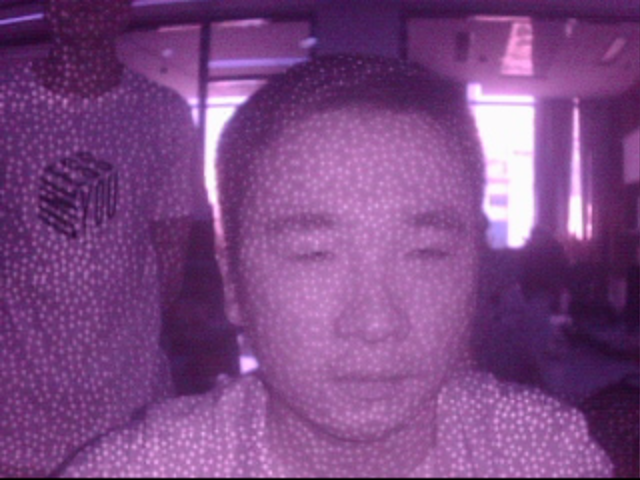
//> input picture Learning_Opencv/Learning_Opencv/InputImg/image1.bmp, 640 x 480 px
$ ./main   (built with g++ and OpenCV 4)
//> lines starting //> are read from the running program, lines starting //| are printed output that depends on the picture; after the words box and inside, x2 and y2 are one past the last pixel; in counts of white or black regions, pixels touching at a corner belong together
### Learning_Opencv/Learning_Opencv/all.h
#include <iostream>
#include <opencv2/core/core.hpp>
#include <opencv2/imgproc.hpp>
#include <opencv2/highgui/highgui.hpp>
using namespace cv;
using namespace std;

//加载图像
// void imread(const String& filename, int flags = IMREAD_COLOR);

 //显示图像
// void imshow(const String& winname, InputArray mat);

 //等待键盘按下，延时作用
// int waitKey(int delay = 0);

 //将图片保存到磁盘中
// void imwrite(const String& filename, InputArray img,const std::vector<int>& params = std::vector<int>());

//图像混合，计算两幅图像的加权和
// void addWeighted(InputArray src1,double alpha, InputArray src2,double beta, double gamma, OutputArray dst, int dtype = -1);

//创建一个可以调整数值的轨迹条，并附加到指定的窗口上
 //int createTrackbar(const String& trackbarname, const String& winname,int* value, int count, TrackbarCallback onChange = 0, void* userdata = 0);

 //掩膜mask  多值图像或二维数组 ；用选定的图像、图形或物体，对处理的图像（全部或局部）进行遮挡，来控制图像处理的区域或处理过程

 //多通道的数组分离成几个单通道的数组
 //void split(const Mat& src, Mat*mvbegin);
 //void split(InputArray m, OutputArrayOfArrays mv);

 //将多个数组组合合成一个多通道的数组
// void merge(const Mat* mv, size_tcount, OutputArray dst);
//void merge(InputArrayOfArrays mv, OutputArray dst);

//访问图像像素 指针访问
//for (int row = 0; row < mat.rows; row++)
//{
//	for (int col = 0; col < mat.cols; col++)
//	{
//		Vec3b *c = mat.ptr<Vec3b>(row, col);
//		c->val[0] = 0;      //B
//		c->val[1] = 255;    //G
//		c->val[2] = 0;      //R
//	}
//}

//at 访问  mat.at<Vec3b>(row,col)[c]
//for (int row = 0; row < mat.rows; row++)
//{
//	for (int col = 0; col < mat.cols; col++)
//	{
//		Vec3b &m = mat.at<Vec3b>(row, col);
//		m[0] = 100;
//		m[1] = 100;
//		m[2] = 100;
//	}
//}

//迭代器访问
//auto it = mat.begin<Vec3b>();
//auto it_end = mat.end<Vec3b>();
//for (; it != it_end; it++)
//{
//	(*it).val[0] = 0;   //B
//	(*it).val[1] = 0;   //G
//	(*it).val[2] = 255; //R
//}

//改变图像对比度和亮度调整
void ChangeGain(Mat &src, Mat &des, float a, int b);

//直线拟合
void fitLine(InputArray points, OutputArray line, int distType, double param, double reps, double aeps);
	// 待输入点集（一般为二维数组或vector点集）,输出点集（一个是方向向量，另一个是拟合直线上的点）,（Vec4f（2d)或Vec6f(3d)的vector）,距离类型,距离参数,径向的精度参数
   // 角度精度参数

   //两幅图像混合
void on_trackbar(int, void*);

//图像的通道分离与合并】
void SplitMerge(const Mat &srcImage,
	const Mat &logoImage,
	Mat &outputImage,
	int splitChannel);

//直线拟合
Mat line_fit();

//线性滤波

### Learning_Opencv/Learning_Opencv/function_list.cpp
#include "all.h"


//改变图像对比度和亮度调整
// [66 lines left out: functions ChangeGain, on_trackbar, SplitMerge, not called in this run]

//直线拟合
Mat line_fit() {
	cv::Mat image = cv::Mat::zeros(480, 640, CV_8UC3);

	//输入拟合点
	std::vector<cv::Point> points;
	points.push_back(cv::Point(48, 58));
	points.push_back(cv::Point(105, 98));
	points.push_back(cv::Point(155, 160));
	points.push_back(cv::Point(212, 220));
	points.push_back(cv::Point(248, 260));
	points.push_back(cv::Point(320, 300));
	points.push_back(cv::Point(350, 360));
	points.push_back(cv::Point(412, 400));

	//将拟合点绘制到空白图上
	for (int i = 0; i < points.size(); i++)
	{
		cv::circle(image, points[i],
			5, cv::Scalar(0, 0, 255), 2, 8, 0);
	}

	cv::Vec4f line_para;
	cv::fitLine(points, line_para,
		cv::DIST_L2, 0, 1e-2, 1e-2);

	std::cout << "line_para = "
		<< line_para << std::endl;

	//获取点斜式的点和斜率
	cv::Point point0;
	point0.x = line_para[2];
	point0.y = line_para[3];

	double k = line_para[1] / line_para[0];

	//计算直线的端点(y = k(x - x0) + y0)
	cv::Point point1, point2;
	point1.x = 0;
	point1.y = k * (0 - point0.x) + point0.y;
	point2.x = 640;
	point2.y = k * (640 - point0.x) + point0.y;

	cv::line(image, point1, point2,
		cv::Scalar(0, 255, 0), 2, 8, 0);

	return image;
}

### Learning_Opencv/Learning_Opencv/main.cpp
#include "all.h"

//core 定义基本数据类型
//imgproc 线性和非线性图像滤波，几何变换，仿射和透视扭曲，颜色空间转换，直方图
//video 视频分析模块，运动估计  对象跟踪
//calib3d 相机校准  3D重建
//feature2d 2D特征框架，特征检测器，描述符 描述符匹配器
//objectect 检测预定义类的对象和实例  面部  人 汽车
//highui 使用的简单UI功能界面
//I/O  视频捕获和视频编码器接口


const int alpha_slider_max = 100;
int alpha_slider;
double alpha;
double beta;
Mat src1, src2, src3, dst12,image;
//两幅图像的混合
static void on_trackbar(int, void*)
{
	alpha = (double)alpha_slider \
		/ alpha_slider_max;
	beta = (1.0 - alpha);
	// 对两幅图像进行混合
	addWeighted(src1, alpha, src2,
		beta, 0.0, dst12);
	// 显示图像
	imshow("Linear Blend", dst12);
}

int main()
{

	src1 = imread("./InputImg/image1.bmp", IMREAD_ANYDEPTH | IMREAD_ANYCOLOR);
//> src1 is the input picture: 480 rows x 640 cols, CV_8UC3; mean B, G, R 132.3, 71.8, 124.8
	src2 = imread("./InputImg/image2.bmp", IMREAD_ANYDEPTH | IMREAD_ANYCOLOR);
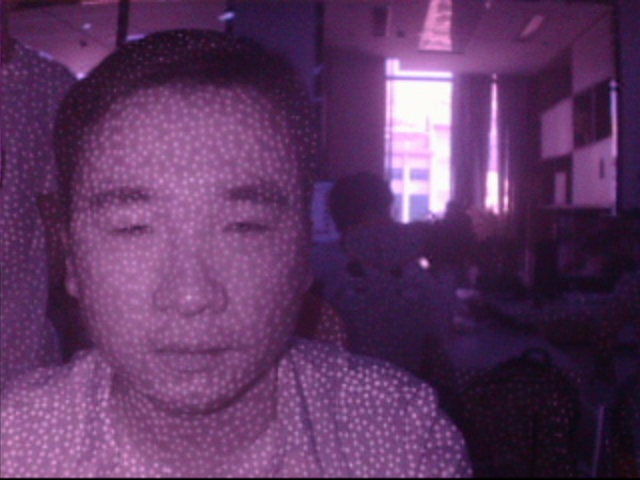
//> input picture Learning_Opencv/Learning_Opencv/InputImg/image2.bmp, 640 x 480 px
//> src2 is the input picture: 480 rows x 640 cols, CV_8UC3; mean B, G, R 98.8, 55, 94.9
	//imshow("src1", src1);
	//imshow("src2", src2);

	src3 = imread("./InputImg/image1.png", IMREAD_ANYDEPTH | IMREAD_ANYCOLOR);
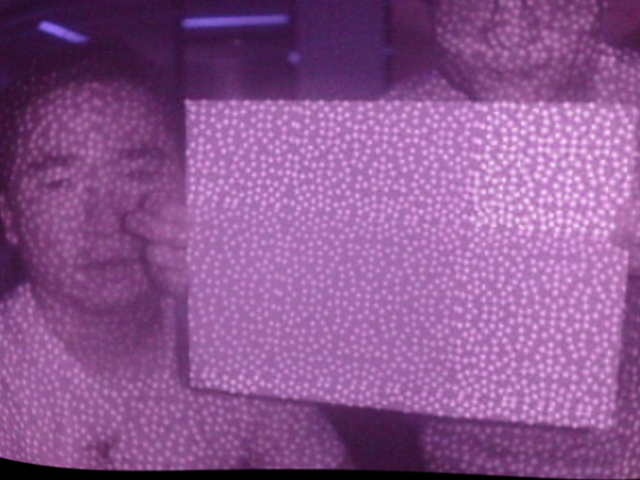
//> input picture Learning_Opencv/Learning_Opencv/InputImg/image1.png, 640 x 480 px
//> src3 is the input picture: 480 rows x 640 cols, CV_8UC3; mean B, G, R 144.1, 85.8, 139.4
	std::vector<int> compression_params;
	compression_params.push_back(IMWRITE_PNG_COMPRESSION);  //选择png
	compression_params.push_back(9); //在这个填入你要的图片质量

	imwrite("./OutputImg/img.tif", src3, compression_params);


	//alpha_slider = 0;
	//namedWindow("Linear Blend",
	//	WINDOW_AUTOSIZE);
	//char TrackbarName[50];
	//// 滑动条的名字
	//sprintf_s(TrackbarName,
	//	"Alpha x %d", alpha_slider_max);
	//// 创建一个滑动条
	//createTrackbar(TrackbarName,
	//	"Linear Blend",
	//	&alpha_slider, alpha_slider_max,
	//	on_trackbar);
	//// 滑动条事件
	//on_trackbar(alpha_slider, 0);


	//Mat imageROI = src1(Rect(50, 50,src2.cols,src2.rows));
	////【3】加载掩模（必须是灰度图）
	//Mat mask = imread("./InputImg/image2.png", 0);
	////【4】将掩膜拷贝到ROI
	//src1.copyTo(imageROI, mask);
	////【5】显示结果
	//namedWindow("Display");
	//imshow("Display", src1);

	//double alphaValue = 0.5;
	//double betaValue;
 //   Mat imageROI_1 = image(Rect(50, 50, src2.cols, src2.rows));
	////【2】做图像混合加权操作
	//betaValue = (1.0 - alphaValue);
	//addWeighted(imageROI_1, alphaValue,
	//	src2, betaValue, 0.0, imageROI_1);
	////【3】创建并显示原图窗口
	//namedWindow("效果图", 1);
	//imshow("效果图", image);

	//Mat outputImage1,outputImage2,outputImage3;

	//SplitMerge(src1, src2,outputImage1, 0);
	//// 显示效果图
	//namedWindow("B");
	//imshow("B", outputImage1);
	//SplitMerge(src1, src2,outputImage2, 1);
	//// 显示效果图
	//namedWindow("G");
	//imshow("G", outputImage2);
	//SplitMerge(src1, src2,outputImage3, 2);
	//// 显示效果图
	//namedWindow("R");
	//imshow("R", outputImage3);

	line_fit();
//> after the loop in line_fit, `for (int i = 0; i < points.size(); i++)`:
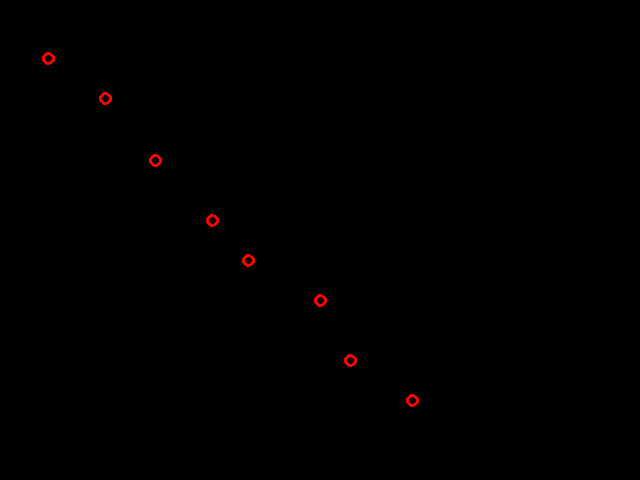
//> image: 480 rows x 640 cols, CV_8UC3; mean B, G, R 0, 0, 0.6
//> in line_fit, `cv::line(image, point1, point2, cv::Scalar(0, 255, 0), 2, 8, 0);`:
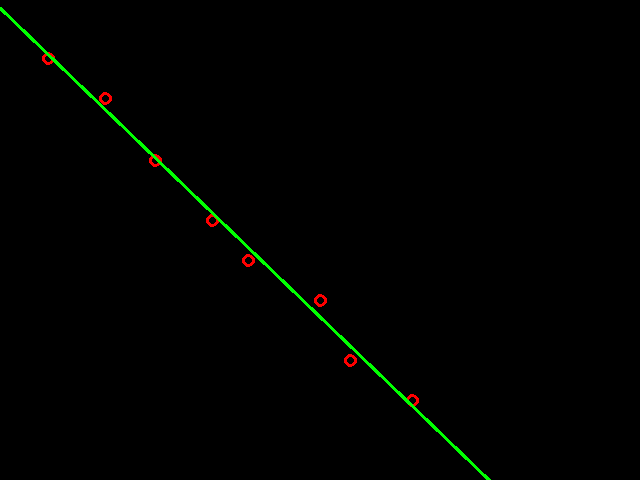
//> image: 480 rows x 640 cols, CV_8UC3; 0.69% of pixels changed, all inside (x1, y1, x2, y2) = (0, 7, 491, 480)

	cv::waitKey(0);
	return 0;
}
